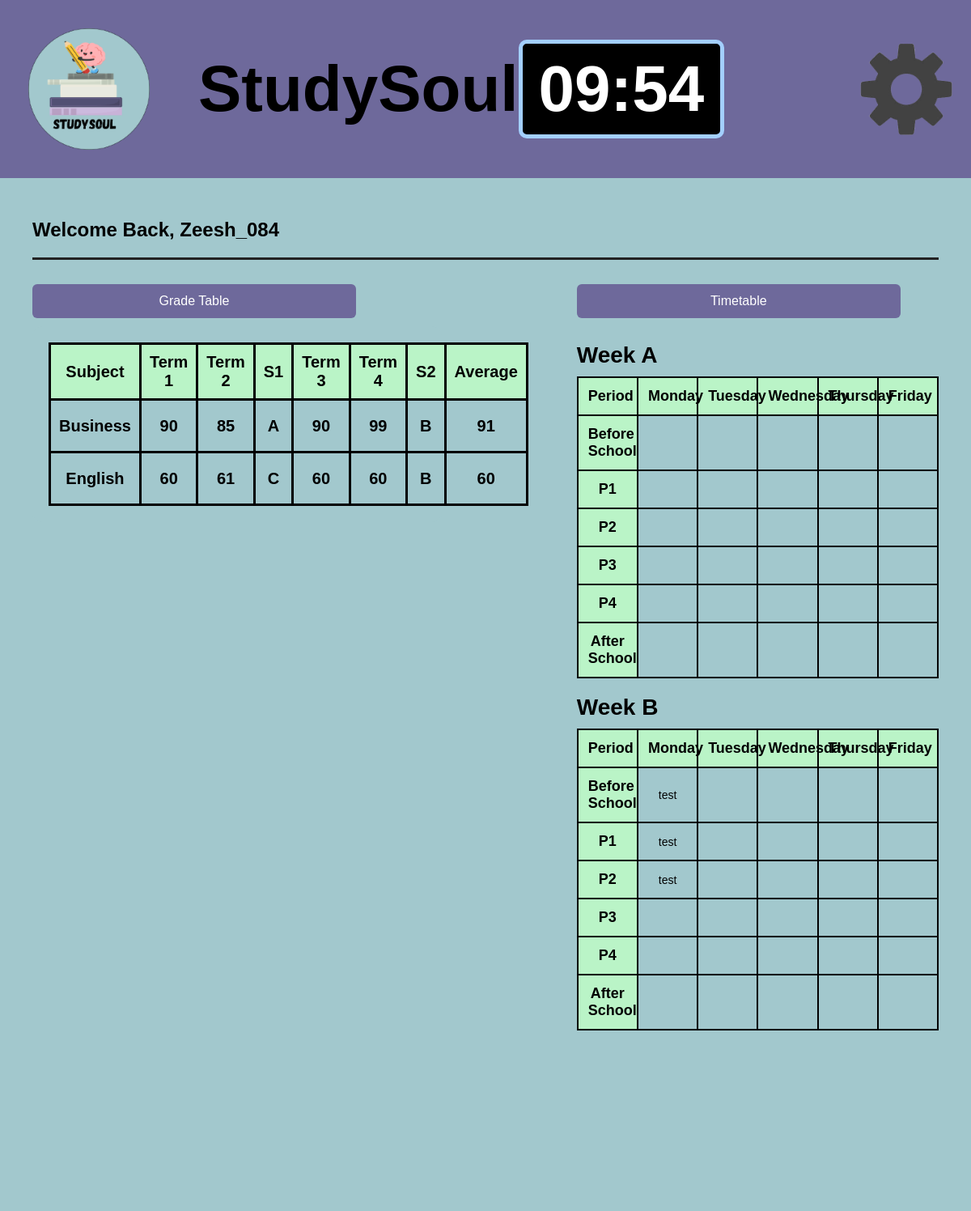
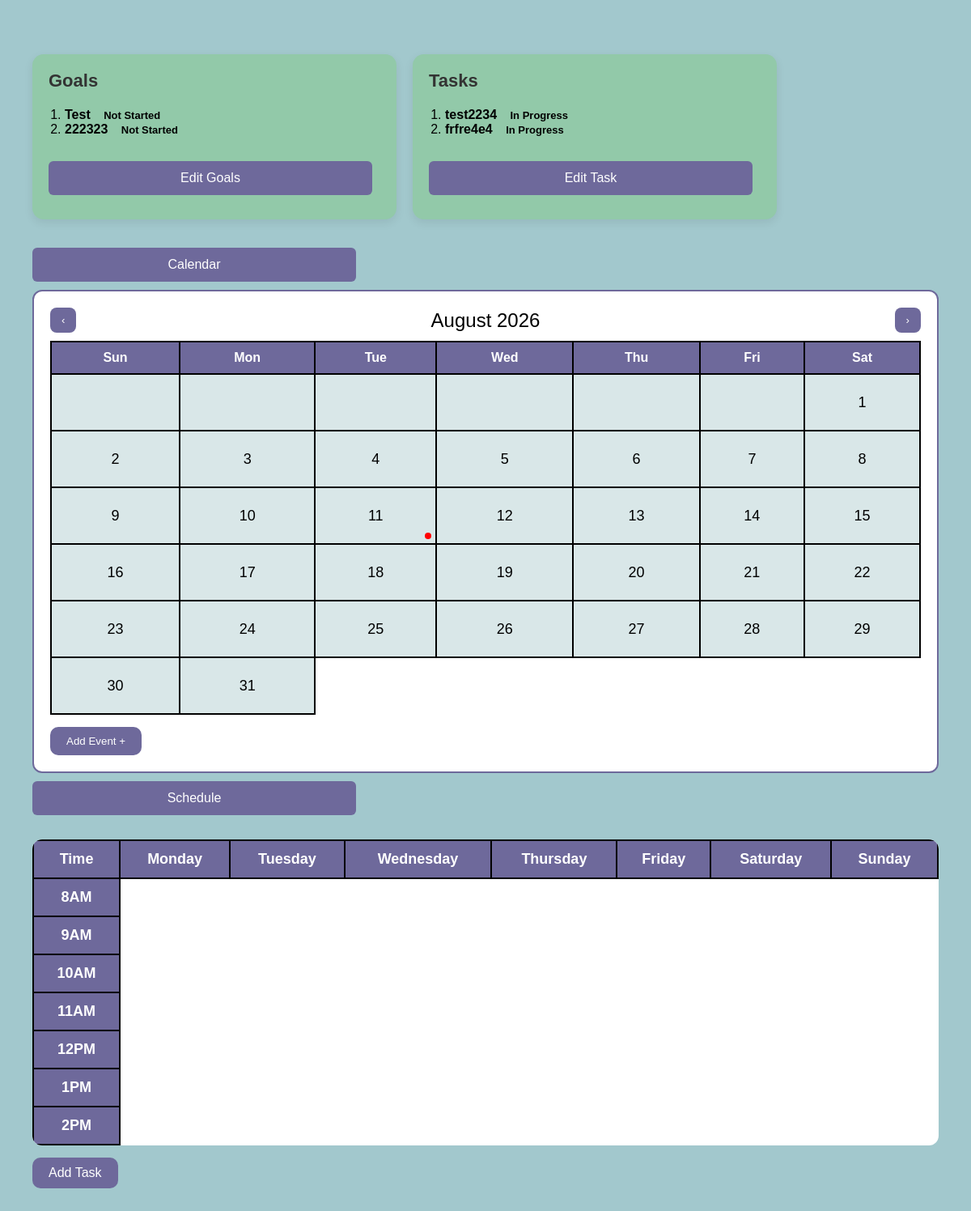
Page /index (signed in) on the committed database (2 pictures, top to bottom).
### tables this page shows
CREATE TABLE grades (
    grades_id INTEGER NOT NULL PRIMARY KEY, 
    user_id INTEGER NOT NULL, 
    subject TEXT NOT NULL,
    term_1 INTEGER NOT NULL,
    term_2 INTEGER NOT NULL,
    semester_1 TEXT NOT NULL,
    term_3 INTEGER NOT NULL,
    term_4 INTEGER NOT NULL,
    semester_2 TEXT NOT NULL,
    average INTEGER NOT NULL
);

CREATE TABLE goals (
    goals_id INTEGER NOT NULL PRIMARY KEY,
    user_id INTEGER NOT NULL,
    goal TEXT NOT NULL,
    progress_goal TEXT NOT NULL);

CREATE TABLE tasks (
    "tasks_id" INTEGER NOT NULL PRIMARY KEY,
    user_id INTEGER NOT NULL,
    task TEXT NOT NULL,
    progress_task TEXT NOT NULL);

### main.py (the view)
@app.route("/index")
def index():
    user_id = session.get("user_id")
    username = session.get("username")
    grades = dbHandler.getGrades(user_id)
    subjects, weekA, weekB = dbHandler.getTimetable(user_id)
    goals = dbHandler.getGoals(user_id)
    tasks = dbHandler.getTasks(user_id)
    events = dbHandler.getEvents(user_id)
    schedule = dbHandler.getSchedule(user_id)
    days = ["Monday", "Tuesday", "Wednesday", "Thursday", "Friday"]
    periods = ["BeforeSchool", "P1", "P2", "P3", "P4", "AfterSchool"]
    WeekA_preview = {day: {p: "" for p in periods} for day in days}
    WeekB_preview = {day: {p: "" for p in periods} for day in days}
    for day in days:
        for period in periods:
            WeekA_preview[day][period] = weekA.get(day, {}).get(period, "")
            WeekB_preview[day][period] = weekB.get(day, {}).get(period, "")
    return render_template(
        "index.html",
        page_class="home-page",
        user_id=user_id,
        username=username,
        grades=grades,
        goals=goals,
        tasks=tasks,
        timetable=subjects,
        events=events,
        weekA=WeekA_preview,
        weekB=WeekB_preview,
        schedule=schedule
    )

### templates/index.html (shortened to what this page needs)
{% extends "layout.html" %}
{% block content %}
<div class="home-container">
    <section class="top-section">
        <h1>Welcome Back, {{ username }}</h1>
        <hr class="divider">
        <div class="dashboard-grid">
            <div class="grade-section">
                <a href="/grade_table"><button type="titles">Grade Table</button></a>
                <div class="grade-table-box">
                    <table class="grade-table">
                        <tr>
                            <th>Subject</th>
                            <th>Term 1</th>
                            <th>Term 2</th>
                            <th>S1</th>
                            <th>Term 3</th>
                            <th>Term 4</th>
                            <th>S2</th>
                            <th>Average</th>
                        </tr>
                        {% for row in grades %}
                        <tr>
                            <td>{{ row.subject }}</td>
                            <td>{{ row.term_1 }}</td>
                            <td>{{ row.term_2 }}</td>
                            <td>{{ row.semester_1 }}</td>
                            <td>{{ row.term_3 }}</td>
                            <td>{{ row.term_4 }}</td>
                            <td>{{row.semester_2}}</td>
                            <td>{{ row.average }}</td>
                        </tr>
                        {% endfor %}
                    </table>
                </div>
            </div>
            <div class="timetable-section">
                <a href="/timetable"><button type="titles">Timetable</button></a>
                <div class="timetable-grid">
                    <h2>Week A</h2>
                    <table class="timetable-table">
                        <tr>
                            <th>Period</th>
                            <th>Monday</th>
                            <th>Tuesday</th>
                            <th>Wednesday</th>
                            <th>Thursday</th>
                            <th>Friday</th>
                        </tr>
                        <tr>
                            <th>Before School</th>
                            <td>{{ weekA.Monday.BeforeSchool }}</td>
                            <td>{{ weekA.Tuesday.BeforeSchool }}</td>
                            <td>{{ weekA.Wednesday.BeforeSchool }}</td>
                            <td>{{ weekA.Thursday.BeforeSchool }}</td>
                            <td>{{ weekA.Friday.BeforeSchool }}</td>
                        </tr>
                        <tr>
                            <th>P1</th>
                            <td>{{ weekA.Monday.P1 }}</td>
                            <td>{{ weekA.Tuesday.P1 }}</td>
                            <td>{{ weekA.Wednesday.P1 }}</td>
                            <td>{{ weekA.Thursday.P1 }}</td>
                            <td>{{ weekA.Friday.P1 }}</td>
                        </tr>
                        <tr>
                            <th>P2</th>
                            <td>{{ weekA.Monday.P2 }}</td>
                            <td>{{ weekA.Tuesday.P2 }}</td>
                            <td>{{ weekA.Wednesday.P2 }}</td>
                            <td>{{ weekA.Thursday.P2 }}</td>
                            <td>{{ weekA.Friday.P2 }}</td>
                        </tr>
                        <tr>
                            <th>P3</th>
                            <td>{{ weekA.Monday.P3 }}</td>
                            <td>{{ weekA.Tuesday.P3 }}</td>
                            <td>{{ weekA.Wednesday.P3 }}</td>
                            <td>{{ weekA.Thursday.P3 }}</td>
                            <td>{{ weekA.Friday.P3 }}</td>
                        </tr>
                        <tr>
                            <th>P4</th>
                            <td>{{ weekA.Monday.P4 }}</td>
                            <td>{{ weekA.Tuesday.P4 }}</td>
                            <td>{{ weekA.Wednesday.P4 }}</td>
                            <td>{{ weekA.Thursday.P4 }}</td>
                            <td>{{ weekA.Friday.P4 }}</td>
                        </tr>
                        <tr>
                            <th>After School</th>
                            <td>{{ weekA.Monday.Afterschool }}</td>
                            <td>{{ weekA.Tuesday.Afterschool }}</td>
                            <td>{{ weekA.Wednesday.Afterschool }}</td>
                            <td>{{ weekA.Thursday.Afterschool }}</td>
                            <td>{{ weekA.Friday.Afterschool }}</td>
                        </tr>
                    </table>
                    <h2>Week B</h2>
                    <table class="timetable-table">
                        <tr>
                            <th>Period</th>
                            <th>Monday</th>
                            <th>Tuesday</th>
                            <th>Wednesday</th>
                            <th>Thursday</th>
                            <th>Friday</th>
                        </tr>
                        <tr>
                            <th>Before School</th>
                            <td>{{ weekB.Monday.BeforeSchool }}</td>
                            <td>{{ weekB.Tuesday.BeforeSchool }}</td>
                            <td>{{ weekB.Wednesday.BeforeSchool }}</td>
                            <td>{{ weekB.Thursday.BeforeSchool }}</td>
                            <td>{{ weekB.Friday.BeforeSchool }}</td>
                        </tr>
                        <tr>
                            <th>P1</th>
                            <td>{{ weekB.Monday.P1 }}</td>
                            <td>{{ weekB.Tuesday.P1 }}</td>
                            <td>{{ weekB.Wednesday.P1 }}</td>
                            <td>{{ weekB.Thursday.P1 }}</td>
                            <td>{{ weekB.Friday.P1 }}</td>
                        </tr>
                        <tr>
                            <th>P2</th>
                            <td>{{ weekB.Monday.P2 }}</td>
                            <td>{{ weekB.Tuesday.P2 }}</td>
                            <td>{{ weekB.Wednesday.P2 }}</td>
                            <td>{{ weekB.Thursday.P2 }}</td>
                            <td>{{ weekB.Friday.P2 }}</td>
                        </tr>
                        <tr>
                            <th>P3</th>
                            <td>{{ weekB.Monday.P3 }}</td>
                            <td>{{ weekB.Tuesday.P3 }}</td>
                            <td>{{ weekB.Wednesday.P3 }}</td>
                            <td>{{ weekB.Thursday.P3 }}</td>
                            <td>{{ weekB.Friday.P3 }}</td>
                        </tr>
                        <tr>
                            <th>P4</th>
                            <td>{{ weekB.Monday.P4 }}</td>
                            <td>{{ weekB.Tuesday.P4 }}</td>
                            <td>{{ weekB.Wednesday.P4 }}</td>
                            <td>{{ weekB.Thursday.P4 }}</td>
                            <td>{{ weekB.Friday.P4 }}</td>
                        </tr>
                        <tr>
                            <th>After School</th>
                            <td>{{ weekB.Monday.Afterschool }}</td>
                            <td>{{ weekB.Tuesday.Afterschool }}</td>
                            <td>{{ weekB.Wednesday.Afterschool }}</td>
                            <td>{{ weekB.Thursday.Afterschool }}</td>
                            <td>{{ weekB.Friday.Afterschool }}</td>
                        </tr>
                    </table>
                </div>
            </div>
        </div>
    </section>
    <section class="top-section">
    <div class="planner-grid">
    <div class="goals-tasks-container">
        <div class="goals-box">
            <h2>Goals</h2>
            <ul id="goals-list">
                {% for goal in goals %}
                <li data-id="{{ goal.goals_id }}">
                    <span class="goal-text">{{ goal.goal }}</span>
                    <span class="progress">{{ goal.progress_goal }}</span>
                </li>
                {% endfor %}
            </ul>
            <button type= "titles" onclick="openGoalsPopup()">Edit Goals</button>
        </div>
            <div class="tasks-box">
                <h2>Tasks</h2>
                <ul id="tasks-list">
                    {% for task in tasks %}
                    <li data-id="{{ task.tasks_id }}">
                        <span class="task-text">{{ task.task }}</span>
                        <span class="progress">{{ task.progress_task }}</span>
                    </li>
                    {% endfor %}
                </ul>
                <button type="titles" onclick="openTasksPopup()">Edit Task</button>
            </div>
    </div>
        <div class="calendar-box">
                <a href="/calendar"><button type="titles">Calendar</button></a>
                        <div class="calendar-layout">
        <div class="calendar-container">
            <div class="calendar-header">
                <button class="cal-btn" onclick="prevMonth()">‹</button>
                <span id="calendar-month"></span>
                <button class="cal-btn" onclick="nextMonth()">›</button>
            </div>
            <table class="calendar-table">
                <thead>
                    <tr>
                        <th>Sun</th>
                        <th>Mon</th>
                        <th>Tue</th>
                        <th>Wed</th>
                        <th>Thu</th>
                        <th>Fri</th>
                        <th>Sat</th>
                    </tr>
                </thead>
                <tbody id="calendar-body"></tbody>
            </table>
            <button class="add-event-btn" onclick="openEventPopup()">Add Event +</button>
        </div>
    </div>
</div>
</div>
            <div class="schedule-box">
                <button type="titles">Schedule</button>
                <table class="schedule-grid">
                    <thead>
                        <tr>
                            <th>Time</th>
                            <th>Monday</th>
                            <th>Tuesday</th>
                            <th>Wednesday</th>
                            <th>Thursday</th>
                            <th>Friday</th>
                            <th>Saturday</th>
                            <th>Sunday</th>
                        </tr>
                    </thead>
                    <tbody id="schedule-body">
                        {% for time in ["8AM","9AM","10AM","11AM","12PM","1PM","2PM"] %}
                        <tr>
                            <th>{{ time }}</th>
                        </tr>
                        {% endfor %}
                    </tbody>
                </table>
    <button class="add-task-btn" onclick="addScheduleTask()">Add Task</button>
    </section>
</div>
{% endblock %}

### rows in the picture
grades: subject "Business", term_1 "90", term_2 "85", semester_1 "A", term_3 "90", term_4 "99", semester_2 "B", average "91"
grades: subject "English", term_1 "60", term_2 "61", semester_1 "C", term_3 "60", term_4 "60", semester_2 "B", average "60"
goals: Monday.BeforeSchool "test", Monday.P1 "test", Monday.P2 "test", goal "Test", progress_goal "Not Started"
goals: goal "222323", progress_goal "Not Started"
tasks: task "test2234", progress_task "In Progress"
tasks: task "frfre4e4", progress_task "In Progress"

### other values in the picture
{{ username }} "Zeesh_084"
{{ time }} "8AM" "9AM" "10AM" "11AM" "12PM" "1PM" "2PM"
